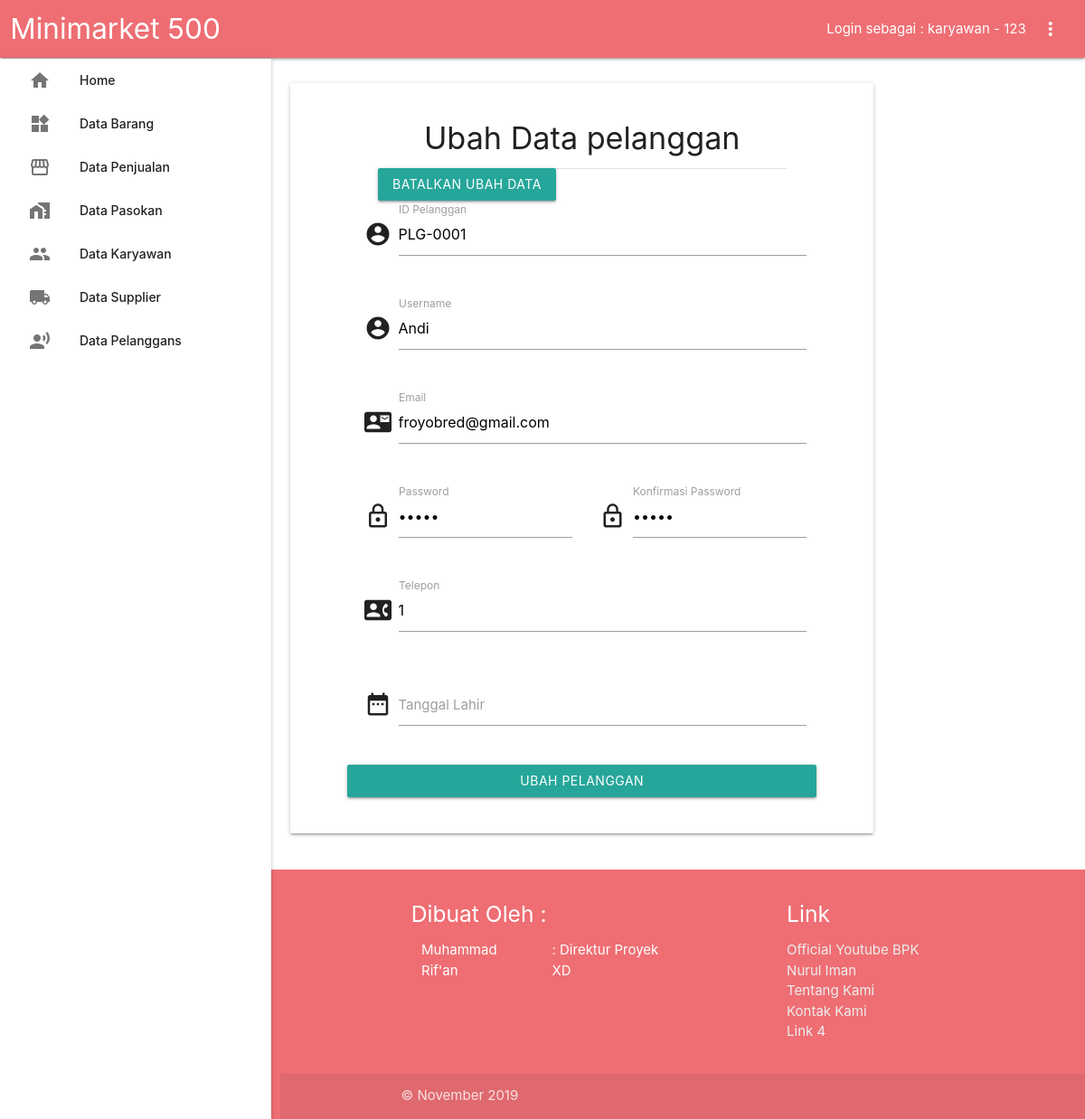
Page /?page=plg&aksi=edit&id=PLG-0001 (signed in) on the committed database.
### tables this page shows
CREATE TABLE `pelanggan` (
  `id_pelanggan` varchar(100) NOT NULL,
  `nama` varchar(100) NOT NULL,
  `email` varchar(100) NOT NULL,
  `password` varchar(100) NOT NULL,
  `level` varchar(5) NOT NULL
);

### src/pelanggan/edit-plg.php (the view, shortened to what this page needs)
<?php
	if (empty($_GET['id'])) {
		echo "<script>alert('Pilih dulu yang ingin diedit!');
			window.location='?page=plg';
		</script>";
	}else{
		$idUpdate =	$_GET['id'];
		$query = "SELECT * FROM pelanggan WHERE id_pelanggan='$idUpdate'";
		$exe = mysqli_query($koneksi,$query);
		$data = mysqli_fetch_row($exe);
	}
    include "src/id-otomatis.php";
?>
    <div class="container center" style="padding-top:20px;">
        <h4>Ubah Data pelanggan</h4>
        <div class="left">
            <a href="?page=plg" class="btn waves-effect waves-light">
                Batalkan ubah data
            </a>
        </div>
    	<div class="divider" style="margin-bottom:10px;"></div>
        <div class="row">
        <form class="row s12" method="post">
				<div class="row" style="margin-top:20px;">
                    <div class="input-field col s12">
                    <i class="material-icons prefix">account_circle</i>
                    <input id="idpq" name="idp" type="text" readonly
					value="<?= $_GET['id'] ?>">
                    <label for="idpq">ID Pelanggan</label>
                    </div>
                </div>
                <div class="row" style="margin-top:20px;">
                    <div class="input-field col s12">
                    <i class="material-icons prefix">account_circle</i>
                    <input id="username" name="username" type="text" class="validate"
					value="<?= $data[1] ?>">
                    <label for="username">Username</label>
                    </div>
                </div>
                <div class="row" style="margin-top:20px;">
                    <div class="input-field col s12">
                    <i class="material-icons prefix">contact_mail</i>
                    <input id="email" name="email" type="email" class="validate"
					value="<?= $data[2] ?>">
                    <label for="email">Email</label>
                    </div>
                </div>
                <div class="row">
                    <div class="input-field col s12 m6">
                    <i class="material-icons prefix">lock_outline</i>
                    <input id="password" name="password_1" type="password" class="validate"
					value="<?= $data[3] ?>">
                    <label for="password">Password</label>
                    </div>
                    <div class="input-field col s12 m6">
                    <i class="material-icons prefix">lock_outline</i>
                    <input id="password-2" name="password_2" type="password" class="validate"
					value="<?= $data[3] ?>">
                    <label for="password-2">Konfirmasi Password</label>
                    </div>
                </div>
                <div class="row">
                    <div class="input-field col s12">
                        <i class="material-icons prefix">contact_phone</i>
                        <input id="tele" type="tel" class="validate" name="telp"
						value="<?= $data[4] ?>">
                        <label for="tele">Telepon</label>
                    </div>
                </div>
                <div class="row">
                    <div class="input-field col s12">
                        <i class="material-icons prefix">date_range</i>
                        <input type="text" class="datepicker" name="tgl" id="birthdate"
						value="<?= $data[5] ?>">
                        <label for="birthdate" class="">Tanggal Lahir</label>
                    </div>
                </div>
                <div class="row "class="">
                    <button class="col s12 btn waves-effect waves-light" type="submit" name="daftar">
                        Ubah Pelanggan
                    </button>
                </div>
            </form>
        </div>
    </div>

### index.php (style rules this page uses)
body { display: flex; min-height: 100vh; flex-direction: column; }

### rows in the picture
pelanggan: username "Andi", email "froyobred@gmail.com", telp "1"

### other values in the picture
$tipe "karyawan"
$_SESSION['userName'] "123"
